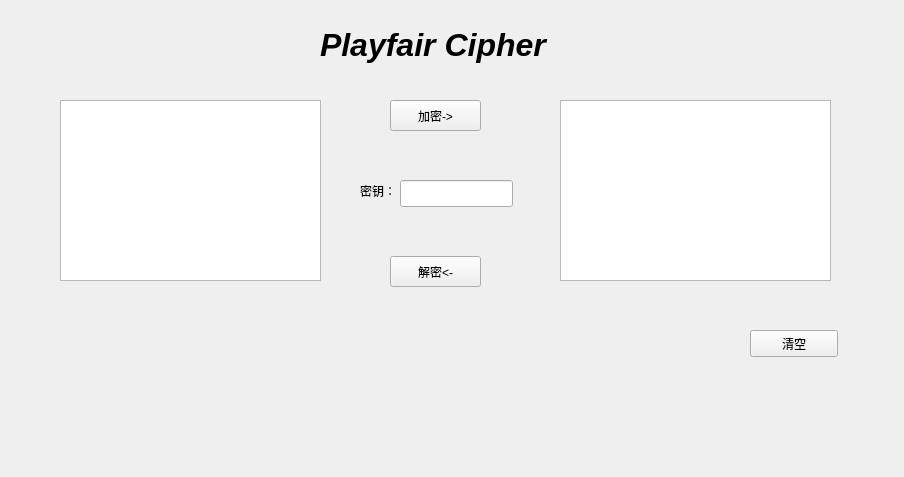
<?xml version="1.0" encoding="UTF-8"?>
<ui version="4.0">
 <class>Playfair</class>
 <widget class="QWidget" name="Playfair">
  <property name="geometry">
   <rect>
    <x>0</x>
    <y>0</y>
    <width>904</width>
    <height>477</height>
   </rect>
  </property>
  <property name="windowTitle">
   <string>Form</string>
  </property>
  <widget class="QLabel" name="label">
   <property name="geometry">
    <rect>
     <x>320</x>
     <y>20</y>
     <width>271</width>
     <height>51</height>
    </rect>
   </property>
   <property name="text">
    <string>&lt;html&gt;&lt;head/&gt;&lt;body&gt;&lt;p&gt;&lt;span style=&quot; font-size:24pt; font-weight:600; font-style:italic;&quot;&gt;Playfair Cipher&lt;/span&gt;&lt;/p&gt;&lt;/body&gt;&lt;/html&gt;</string>
   </property>
  </widget>
  <widget class="QTextEdit" name="plaintext_edit">
   <property name="geometry">
    <rect>
     <x>60</x>
     <y>100</y>
     <width>261</width>
     <height>181</height>
    </rect>
   </property>
   <property name="styleSheet">
    <string notr="true">font: 14pt &quot;Cantarell&quot;;</string>
   </property>
  </widget>
  <widget class="QTextEdit" name="ciphertext_edit">
   <property name="geometry">
    <rect>
     <x>560</x>
     <y>100</y>
     <width>271</width>
     <height>181</height>
    </rect>
   </property>
   <property name="styleSheet">
    <string notr="true">font: 14pt &quot;Cantarell&quot;;</string>
   </property>
  </widget>
  <widget class="QPushButton" name="pushButton">
   <property name="geometry">
    <rect>
     <x>390</x>
     <y>100</y>
     <width>91</width>
     <height>31</height>
    </rect>
   </property>
   <property name="text">
    <string>加密-&gt;</string>
   </property>
  </widget>
  <widget class="QPushButton" name="pushButton_2">
   <property name="geometry">
    <rect>
     <x>390</x>
     <y>256</y>
     <width>91</width>
     <height>31</height>
    </rect>
   </property>
   <property name="text">
    <string>解密&lt;-</string>
   </property>
  </widget>
  <widget class="QLineEdit" name="keyword_line">
   <property name="geometry">
    <rect>
     <x>400</x>
     <y>180</y>
     <width>113</width>
     <height>27</height>
    </rect>
   </property>
  </widget>
  <widget class="QLabel" name="label_2">
   <property name="geometry">
    <rect>
     <x>360</x>
     <y>180</y>
     <width>41</width>
     <height>21</height>
    </rect>
   </property>
   <property name="styleSheet">
    <string notr="true">font: 12pt &quot;Cantarell&quot;;</string>
   </property>
   <property name="text">
    <string>密钥：</string>
   </property>
  </widget>
  <widget class="QPushButton" name="pushButton_3">
   <property name="geometry">
    <rect>
     <x>750</x>
     <y>330</y>
     <width>88</width>
     <height>27</height>
    </rect>
   </property>
   <property name="text">
    <string>清空</string>
   </property>
  </widget>
 </widget>
 <resources/>
 <connections/>
</ui>
